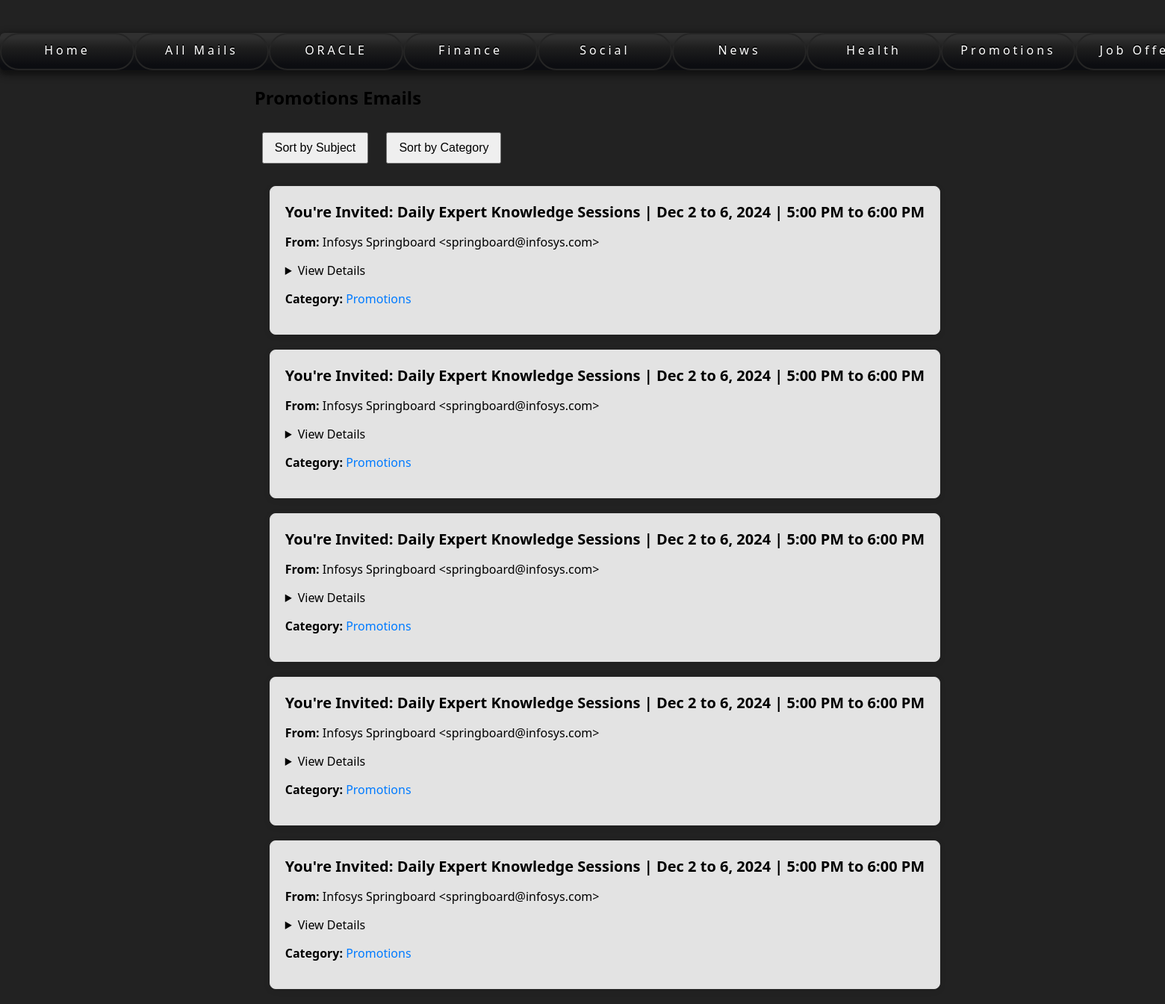
Page /promotions/ on the committed database.
### emailapp/models.py (models this page shows, shortened)
class Email(models.Model):
    sender = models.CharField(max_length=255)
    subject = models.CharField(max_length=255)
    body = models.TextField()
    classification = models.CharField(max_length=255)
    created_at = models.DateTimeField(auto_now_add=True)  # Store the creation timestamp

### emailapp/views.py (the view)
# urls.py: path('promotions/', views.categorized_emails_view, {'category': 'promotions'}, name='promotions_emails'),
def categorized_emails_view(request, category):
    emails = Email.objects.filter(classification__icontains=category)
    paginator = Paginator(emails, 5)
    page_number = request.GET.get('page')
    page_obj = paginator.get_page(page_number)
    return render(request, f'emailapp/{category}_emails.html', {'emails': page_obj})

### emailapp/templates/emailapp/promotions_emails.html (shortened to what this page needs)
{% extends 'emailapp/base.html' %}
{% block content %}
    <h2>Promotions Emails</h2>
    <div>
        <button onclick="sortEmails('subject')">Sort by Subject</button>
        <button onclick="sortEmails('category')">Sort by Category</button>
    </div>
    <div id="email-list">
        {% for email in emails %}
            <div class="email-box" data-subject="{{ email.subject }}" data-category="{{ email.classification }}">
                <h3>{{ email.subject }}</h3>
                <p><strong>From:</strong> {{ email.sender }}</p>
                <details>
                    <summary>View Details</summary>
                </details>
                <p><strong>Category:</strong> <span class="category">{{ email.classification }}</span></p>
            </div>
        {% endfor %}
    </div>
{% endblock %}

### emailapp/templates/emailapp/base.html (style rules this page uses)
body { font-family: Arial, sans-serif; margin: 0; padding: 0; background-image: url("https://img.freepik.com/free-photo/vintage-wallpaper-background_53876-25244.jpg?t=st=1733110114~exp=1733113714~hmac=468e314e4566ca0b8040cc15253410fc91ae6222d6c692bd16c4cc58c8226e6a&w=1060"); background-size: cover; background-position: center; background-repeat: no-repeat; }
#email-list { display: flex; flex-direction: column; gap: 20px; padding: 20px; }
button { margin: 10px; padding: 10px 15px; font-size: 1rem; cursor: pointer; }
.email-box { background-color: rgba(249, 249, 249, 0.9); padding: 20px; border: 1px solid #ddd; border-radius: 8px; box-shadow: 0 2px 8px rgba(0, 0, 0, 0.1); }
.email-box h3 { margin: 0 0 10px; font-size: 1.25rem; }
.email-box p strong { font-weight: bold; }
.email-box .category { color: #007bff; }
* { box-sizing: border-box; }
html, body { height: 100vh; width: 100vw; }
body { margin: 0; display: grid; place-items: center; background-color: #222; font-family: system-ui, sans-serif; }
.button, { height: 50px; width: 200px; position: relative; background-color: transparent; cursor: pointer; border: 2px solid #252525; overflow: hidden; border-radius: 30px; color: white; transition: all 0.5s ease-in-out; }

### rows in the picture
Email: subject "You're Invited: Daily Expert Knowledge Sessions | Dec 2 to 6, 2024 | 5:00 PM to 6:00 PM", sender "Infosys Springboard <springboard@infosys.com>", classification "Promotions"
Email: subject "You're Invited: Daily Expert Knowledge Sessions | Dec 2 to 6, 2024 | 5:00 PM to 6:00 PM", sender "Infosys Springboard <springboard@infosys.com>", classification "Promotions"
Email: subject "You're Invited: Daily Expert Knowledge Sessions | Dec 2 to 6, 2024 | 5:00 PM to 6:00 PM", sender "Infosys Springboard <springboard@infosys.com>", classification "Promotions"
Email: subject "You're Invited: Daily Expert Knowledge Sessions | Dec 2 to 6, 2024 | 5:00 PM to 6:00 PM", sender "Infosys Springboard <springboard@infosys.com>", classification "Promotions"
Email: subject "You're Invited: Daily Expert Knowledge Sessions | Dec 2 to 6, 2024 | 5:00 PM to 6:00 PM", sender "Infosys Springboard <springboard@infosys.com>", classification "Promotions"
